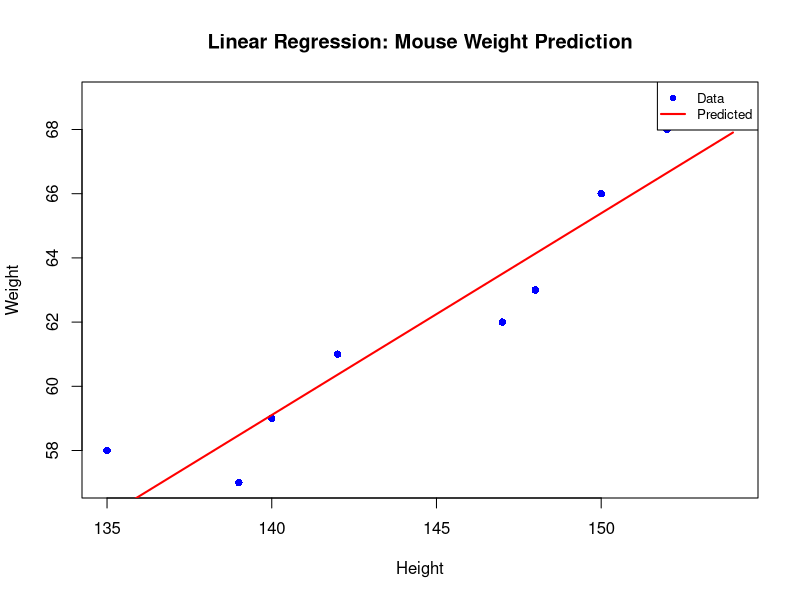

This chart was generated by the following R code:
# Height and Weight data
Height <- c(140, 142, 150, 147, 139, 152, 154, 135, 148, 147)
Weight <- c(59, 61, 66, 62, 57, 68, 69, 58, 63, 62)

# Fit a linear regression model
model <- lm(Weight ~ Height)

# Predict weight for a given height
new_height <- seq(min(Height), max(Height), length.out = 100)
predicted_weights <- predict(model, data.frame(Height = new_height))

# Plot the original data and the predicted weights
plot(Height, Weight, pch = 16, col = "blue", xlab = "Height", ylab = "Weight", main = "Linear Regression: Mouse Weight Prediction")
lines(new_height, predicted_weights, col = "red", lwd = 2)
legend("topright", legend = c("Data", "Predicted"), pch = c(16, NA), col = c("blue", "red"), lwd = c(NA, 2), cex = 0.8)

